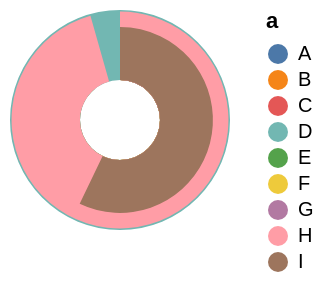

Write the Vega-Lite specification saved for this chart.
### Vega specification from a JSON file in a GitHub repository (floating-point values rounded to 4 significant figures)
{"$schema": "https://vega.github.io/schema/vega/v6.json", "background": null, "padding": 5, "width": 110, "height": 110, "style": "view", "data": [{"name": "source_0", "values": [{"a": "A", "b": 28, "c": 5, "g": "x"}, {"a": "B", "b": 55, "c": 9, "g": "y"}, {"a": "C", "b": 43, "c": 2, "g": "x"}, {"a": "D", "b": 91, "c": 7, "g": "y"}, {"a": "E", "b": 81, "c": 4, "g": "x"}, {"a": "F", "b": 53, "c": 6, "g": "y"}, {"a": "G", "b": 19, "c": 8, "g": "x"}, {"a": "H", "b": 87, "c": 1, "g": "y"}, {"a": "I", "b": 52, "c": 3, "g": "x"}]}, {"name": "data_0", "source": "source_0", "transform": [{"type": "filter", "expr": "isValid(datum[\"b\"]) && isFinite(+datum[\"b\"])"}]}], "marks": [{"name": "marks", "type": "arc", "style": ["arc"], "from": {"data": "data_0"}, "encode": {"update": {"innerRadius": {"value": 20}, "fill": {"scale": "color", "field": "a"}, "description": {"signal": "\"b: \" + (format(datum[\"b\"], \"\")) + \"; a: \" + (isValid(datum[\"a\"]) ? isArray(datum[\"a\"]) ? join(datum[\"a\"], ' ') : datum[\"a\"] : \"\"+datum[\"a\"])"}, "x": {"signal": "width", "mult": 0.5}, "y": {"signal": "height", "mult": 0.5}, "outerRadius": {"scale": "radius", "field": "b"}, "startAngle": {"scale": "theta", "field": "b"}, "endAngle": {"scale": "theta", "value": 0}}}}], "scales": [{"name": "theta", "type": "linear", "domain": {"data": "data_0", "field": "b"}, "range": [0, 6.283], "zero": true}, {"name": "radius", "type": "sqrt", "domain": {"data": "data_0", "field": "b"}, "range": [20, {"signal": "min(width,height)/2"}], "zero": true}, {"name": "color", "type": "ordinal", "domain": {"data": "data_0", "field": "a", "sort": true}, "range": "category"}], "legends": [{"fill": "color", "symbolType": "circle", "title": "a"}], "config": {"axis": {"labelColor": "#8a8f98", "titleColor": "#8a8f98", "domainColor": "#8a8f98", "tickColor": "#8a8f98", "gridColor": "#8a8f98", "gridOpacity": 0.25}, "style": {"cell": {"stroke": "#8a8f98", "strokeOpacity": 0.4}}}}
